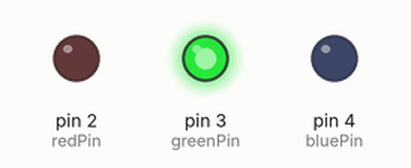
Recording of a sketch running on a simulated Arduino Uno, built with avr-gcc and run on an emulated ATmega328P. Parts: output pins drawn as LEDs (lit = HIGH).

Above: at 0.1 s.
Timing chart, 0 to 1.6 s (numbered marks = the images above):
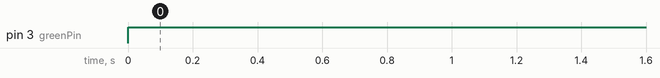

The sketch:

FinalProject.ino
```cpp
int redPin = 2;
int greenPin = 3;
int bluePin = 4;

void setup() {
  // put your setup code here, to run once:
  pinMode(redPin, OUTPUT);
  pinMode(greenPin, OUTPUT);
  pinMode(bluePin, OUTPUT);

  Serial.begin(9600);
}

void loop() {
  // put your main code here, to run repeatedly:
    int red = Serial.read();
    int green = Serial.read();
    int blue = Serial.read();

    setColor(red, green, blue);
    delay(1000);
}

void setColor(int red, int green, int blue) {
  #ifdef COMMON_ANODE
    red = 255 - red;
    green = 255 - green;
    blue = 255 - blue;
  #endif
  analogWrite(redPin, red);
  analogWrite(greenPin, green);
  analogWrite(bluePin, blue);
}
```

Measured:
- by itself, pin 3 (greenPin): LOW → HIGH at 0.00 s
